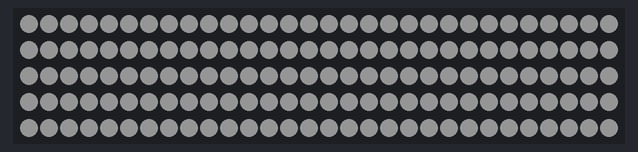
A sketch run on a simulated Arduino Uno, built with avr-gcc and run on an emulated ATmega328P. Shown: 150 RGB LEDs in strip order, left to right, continuing on the next row. Dim RGB values are drawn brighter than linear.

Above: at 0.1 s.

The sketch:

Music_Pulse.ino
```cpp
//The FastLED Library
#include <FastLED.h>

//My Personal number of led pixels and the associated led pin on the
//Arduino board
#define NUM_LEDS  150
#define LED_PIN   7

//Setting up the string of leds
CRGB leds[NUM_LEDS];

int ledsMidPoint = NUM_LEDS / 2;

void setup() {
  //Adding the led strand so it is recognisable to the FastLed library
  FastLED.addLeds<NEOPIXEL, LED_PIN>(leds, NUM_LEDS);
  for(int i = 0; i < NUM_LEDS; i++) {
    leds[i] = CRGB(20, 20, 20);
  }
  FastLED.show();
}

void loop() {

}
```
